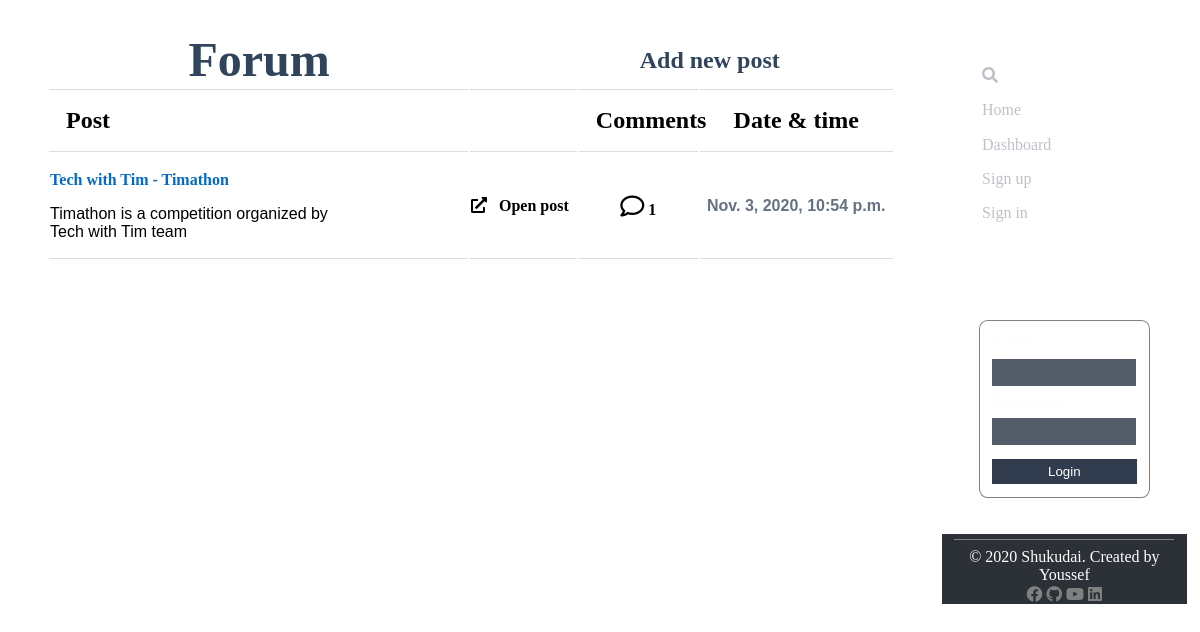
Before: /forum/ with the older database file.
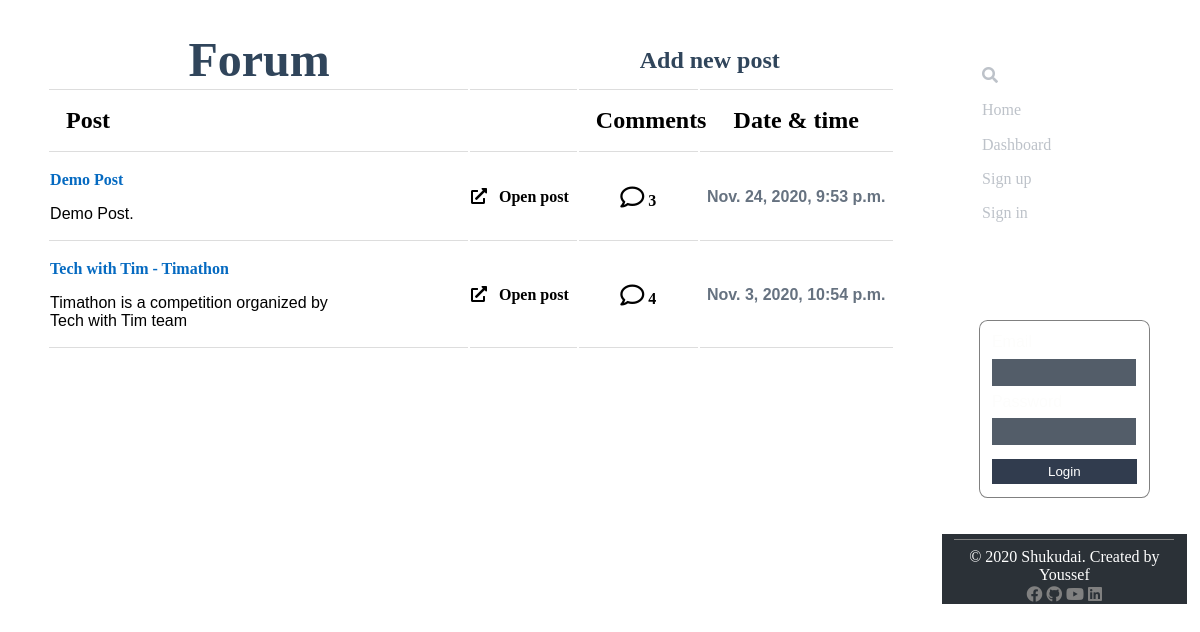
After: the same page with the newer database file.
### forStudents/models.py (models this page shows, shortened)
class Post(models.Model):
    author = models.ForeignKey('accounts.Student', on_delete=models.CASCADE)
    title = models.CharField(max_length=200)
    content = models.TextField()
    published_date = models.DateTimeField(default=timezone.now)
    preview = models.CharField(max_length=200, null=True)
    nb_comments = models.IntegerField(default=0)

### forStudents/views.py (the view)
# urls.py: path('forum/', views.forum, name='forum'),
def forum(request):
    posts = Post.objects.all().order_by('-published_date')
    return render(request, 'forum.html', {'posts': posts})

### templates/forum.html (shortened to what this page needs)
{% load static %}
<!DOCTYPE html>
<html lang="en">
<head>
    <link rel="stylesheet" href="{% static 'css/styling_forum.css' %}">
    <link rel="stylesheet" href="https://pro.fontawesome.com/releases/v5.10.0/css/all.css"
/>
</head>
<body>
<div class="forum-container">
    <div class="forum-posts-list">
        <div class="forum-heading">
            <h1>Forum</h1>
            <a href="{% url 'addNewPost' %}"><i class="fal fa-plus-circle" style="width: 100%;">Add new post</i></a>
        </div>
        <div class="posts-list">
            <table>
                <tr>
                    <th style="text-align: left;">Post</th>
                    <th></th>
                    <th>Comments</th>
                    <th>Date & time</th>
                </tr>
                {% for post in posts %}
                    <tr>
                    <td style="width: 50%">
                        <div class="post-presentation">
                            <p class="post-title">{{ post.title }}</p>
                            <p class="post-overview" style="width: 70%">{{ post.preview }}</p>
                        </div>
                    </td>
                    <td>
                        <a href="{% url 'post_detail' post_title=post.title %}"><i class="fas fa-external-link-alt" style="color: black;">&nbsp;&nbsp;&nbsp;Open
                            post</i></a>
                    </td>
                    <td>
                        <div class="post-comments">
                            <i class="far fa-comment"></i> <span>{{ post.nb_comments }}</span>
                        </div>
                    </td>
                    <td>
                        <div class="post-date">
                            {{ post.published_date }}
                        </div>
                    </td>
                </tr>
                {% endfor %}
            </table>
        </div>
    </div>
    <div :class="{'forum-menu' : true, 'show-forum-menu': showMenu, 'hide-forum-menu': !showMenu}">
        <a href="forum.html">
            <h2><i class="far fa-comments"></i>Shukudai Forum</h2>
        </a>
        <div class="utile-links">
            <ul>
                <a href="#">
                    <li><i class="fas fa-search"></i></li>
                </a>
                <a href="/">
                    <li>Home</li>
                </a>
                <a href="{% url 'dashboard' %}">
                    <li>Dashboard</li>
                </a>
                <a href="{% url 'register' %}">
                    <li>Sign up</li>
                </a>
                <a href="{% url 'login' %}">
                    <li>Sign in</li>
                </a>
            </ul>
        </div>
        <div class="quick-login-form">
            <form method="POST" action="{% url 'login' %}">
                <label for="email">Email</label><br><input type="email" name="email" id="email" required="true"><br>
                <label for="password">Password</label><br><input type="password" name="password" id="password"
                                                                 required="true"><br>
                <input type="submit" value="Login" id="submit-button">
            </form>
        </div>
        <div class="footer">
            <div class="footer-copyright-media">
                <div class="footer-copyright">
                    &copy; 2020 Shukudai. Created by Youssef
                </div>
                <div class="footer-media">
                    <a href=""><i class="fab fa-facebook"></i></a>
                    <a href=""><i class="fab fa-github"></i></a>
                    <a href=""><i class="fab fa-youtube"></i></a>
                    <a href=""><i class="fab fa-linkedin"></i></a>
                </div>
            </div>
        </div>
    </div>
</div>
</body>
</html>

Changed rows visible on the page:
added Post: title "Demo Post", preview "Demo Post.", nb_comments "3", published_date "Nov. 24, 2020, 9:53 p.m."
changed Post "Tech with Tim - Timathon": nb_comments "1" → "4"
